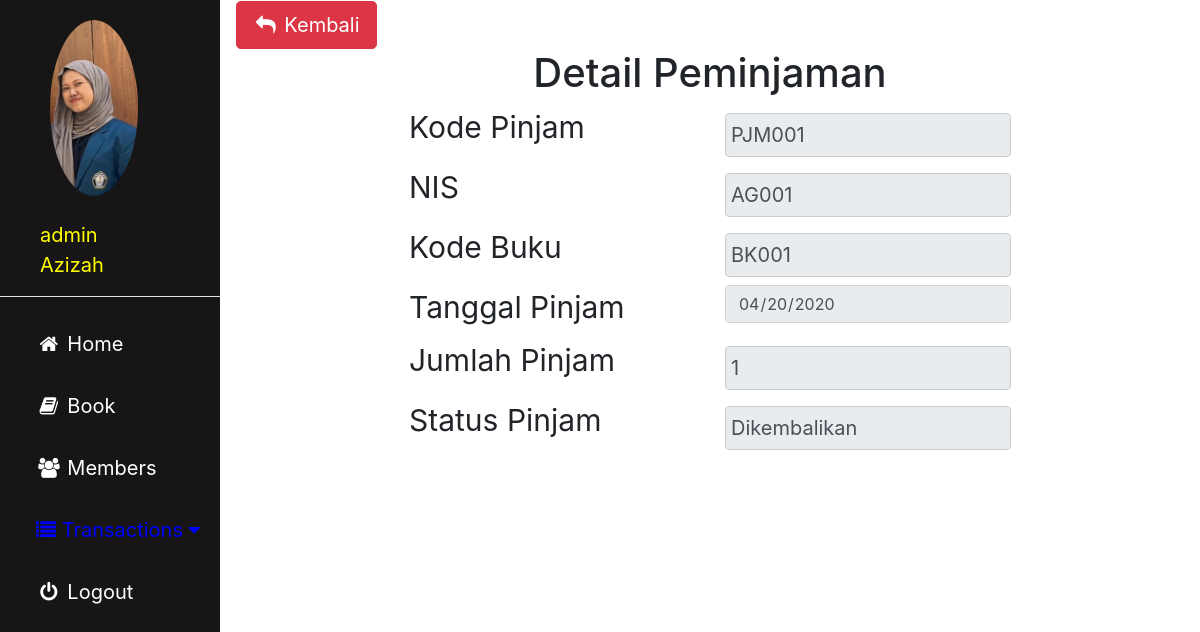
/admin/pinjam_detail.php?agung=PJM001 (signed in), run on the app's committed database.
### tables this page shows
CREATE TABLE `peminjaman` (
  `kode_pinjam` varchar(10) NOT NULL,
  `nis` varchar(10) NOT NULL,
  `kode_buku` varchar(10) NOT NULL,
  `tgl_pinjam` date NOT NULL,
  `jumlah` int(3) NOT NULL,
  `status_pinjam` varchar(30) DEFAULT NULL,
  `status` varchar(20) DEFAULT NULL
);

### admin/pinjam_detail.php (the view, shortened to what this page needs)
<?php
include'sidebar.php';
 ?>
 <link rel="stylesheet" href="../img/csskonten.css">
 <link rel="stylesheet" href="../css/bootstrap.css">
 <?php
 $metode = $_GET['agung'];
 $edit = $koneksi -> prepare("SELECT * FROM peminjaman WHERE kode_pinjam = :kode");
 $edit -> bindParam(':kode', $metode);
 $edit -> execute();
 $hasil = $edit -> fetch();
 ?>
 <div class="main">
   <button type="button" name="button" onclick="history.back(-1)" class="btn btn-danger btn-lg"><i class="fa fa-fw fa-reply"></i> Kembali</button>
   <div class="container col-md-8">
     <h1 align=center>Detail Peminjaman</h1>
     <div class="row">
       <div class="col">
         <label for="kode">Kode Pinjam</label>
       </div>
       <div class="col">
         <input type="text" class="form-control" name="kd_pinjam" value="<?php echo $hasil['kode_pinjam']; ?>" readonly>
       </div>
     </div>
     <div class="row">
       <div class="col">
         <label for="kode">NIS</label>
       </div>
       <div class="col">
         <input type="text" class="form-control" name="kd_pinjam" value="<?php echo $hasil['nis']; ?>" readonly>
       </div>
     </div>
     <div class="row">
       <div class="col">
         <label for="kode">Kode Buku</label>
       </div>
       <div class="col">
         <input type="text" class="form-control" name="kd_buku" value="<?php echo $hasil['kode_buku'];?>" readonly>
       </div>
     </div>
     <div class="row">
       <div class="col">
         <label for="kode">Tanggal Pinjam</label>
       </div>
       <div class="col">
         <input type="date" class="form-control" name="tgl_pinjam" value="<?php echo $hasil['tgl_pinjam'];?>" readonly>
       </div>
     </div>
     <div class="row">
       <div class="col">
         <label for="kode">Jumlah Pinjam</label>
       </div>
       <div class="col">
         <input type="text" class="form-control" name="jmlh_pinjam" value="<?php echo $hasil['jumlah'];?>" readonly>
       </div>
     </div>
     <div class="row">
       <div class="col">
         <label for="kode">Status Pinjam</label>
       </div>
       <div class="col">
         <input type="text" class="form-control" name="jmlh_pinjam" value="<?php echo $hasil['status_pinjam'];?>" readonly>
       </div>
     </div>
     <br>
   </div>
 </div>

### img/cssadmin.css (style rules this page uses)
body { margin: 0; font-family: "Lato", sans-serif; }

### img/csskonten.css (style rules this page uses)
.main { margin-left: 220px; padding: 1px 16px; height: 100%; font-size: 30px; }
input[type=text], input[type=password], select { width: 100%; padding: 5px 5px; margin: 8px 0; display: inline-block; border: 1px solid #ccc; box-sizing: border-box; font-size: 20px; }

### data on the page
peminjaman: kd_pinjam "PJM001", kd_pinjam "AG001", kd_buku "BK001", tgl_pinjam "04/20/2020", jmlh_pinjam "1", jmlh_pinjam "Dikembalikan"

### other printed values
$_SESSION['username']['id'] "admin"
$_SESSION['username']['nama'] "Azizah"
